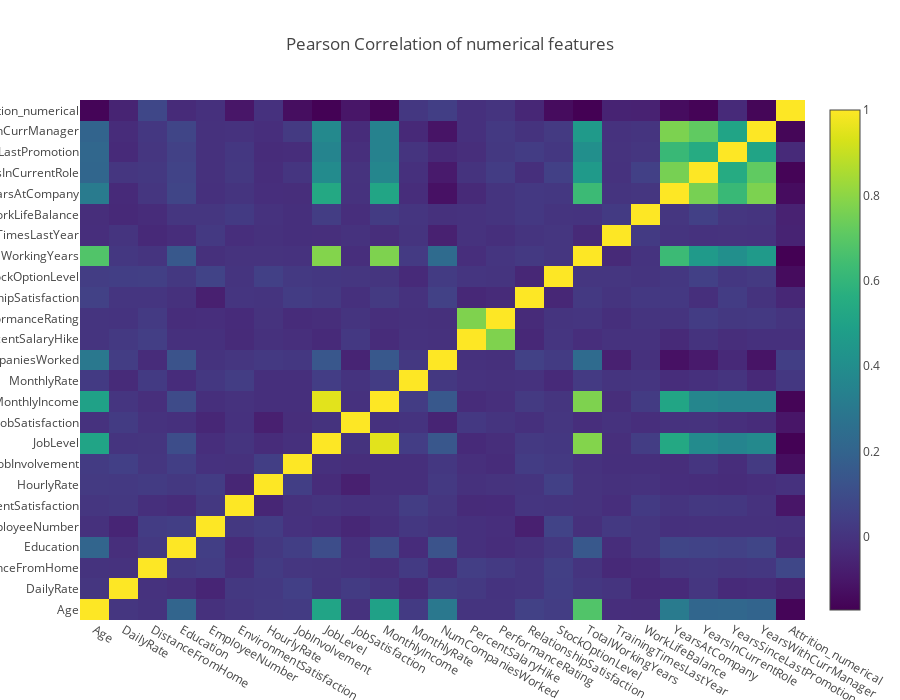

This figure's notebook cell:
### Markdown cell above
We will look at the correlation matrix, and thus have an overview of how the feaures are relataed to one another. We can use the $\textbf{.cor}$ method of the Pandas dataframe which by default provides the Pearson Correlation values of the columns pairwiseoin that dataframe.

We will use he Plotly library to produce an interactive Pearson correlation matrix via the Heatmap matrix.

### Code cell
# creating a list of only numerical values
numerical = [u'Age', u'DailyRate', u'DistanceFromHome', 
             u'Education', u'EmployeeNumber', u'EnvironmentSatisfaction',
             u'HourlyRate', u'JobInvolvement', u'JobLevel', u'JobSatisfaction',
             u'MonthlyIncome', u'MonthlyRate', u'NumCompaniesWorked',
             u'PercentSalaryHike', u'PerformanceRating', u'RelationshipSatisfaction',
             u'StockOptionLevel', u'TotalWorkingYears',
             u'TrainingTimesLastYear', u'WorkLifeBalance', u'YearsAtCompany',
             u'YearsInCurrentRole', u'YearsSinceLastPromotion',u'YearsWithCurrManager',u'Attrition_numerical']
data = [
    go.Heatmap(
        z= attrition[numerical].astype(float).corr().values, # Generating the Pearson correlation
        x=attrition[numerical].columns.values,
        y=attrition[numerical].columns.values,
        colorscale='Viridis',
        reversescale = False,
        opacity = 1.0
        
    )
]


layout = go.Layout(
    title='Pearson Correlation of numerical features',
    xaxis = dict(ticks='', nticks=36),
    yaxis = dict(ticks='' ),
    width = 900, height = 700,
    
)


fig = go.Figure(data=data, layout=layout)
py.iplot(fig, filename='labelled-heatmap')

### Figure 1 — Plotly figure (JSON) as saved in the notebook; plotly's stock layout.template omitted (floating-point values rounded to 4 significant figures; data arrays with more than 128 entries replaced by an {"elided": "..."} marker saying what was removed)
{"data": [{"colorscale": "Viridis", "opacity": 1, "reversescale": false, "type": "heatmap", "uid": "652257e2-fd87-4b95-932d-f84e4c5e01c4", "x": ["Age", "DailyRate", "DistanceFromHome", "Education", "EmployeeNumber", "EnvironmentSatisfaction", "HourlyRate", "JobInvolvement", "JobLevel", "JobSatisfaction", "MonthlyIncome", "MonthlyRate", "NumCompaniesWorked", "PercentSalaryHike", "PerformanceRating", "RelationshipSatisfaction", "StockOptionLevel", "TotalWorkingYears", "TrainingTimesLastYear", "WorkLifeBalance", "YearsAtCompany", "YearsInCurrentRole", "YearsSinceLastPromotion", "YearsWithCurrManager", "Attrition_numerical"], "y": ["Age", "DailyRate", "DistanceFromHome", "Education", "EmployeeNumber", "EnvironmentSatisfaction", "HourlyRate", "JobInvolvement", "JobLevel", "JobSatisfaction", "MonthlyIncome", "MonthlyRate", "NumCompaniesWorked", "PercentSalaryHike", "PerformanceRating", "RelationshipSatisfaction", "StockOptionLevel", "TotalWorkingYears", "TrainingTimesLastYear", "WorkLifeBalance", "YearsAtCompany", "YearsInCurrentRole", "YearsSinceLastPromotion", "YearsWithCurrManager", "Attrition_numerical"], "z": {"elided": "25x25 float values"}}], "layout": {"height": 700, "title": {"text": "Pearson Correlation of numerical features"}, "width": 900, "xaxis": {"nticks": 36, "ticks": ""}, "yaxis": {"ticks": ""}}}
